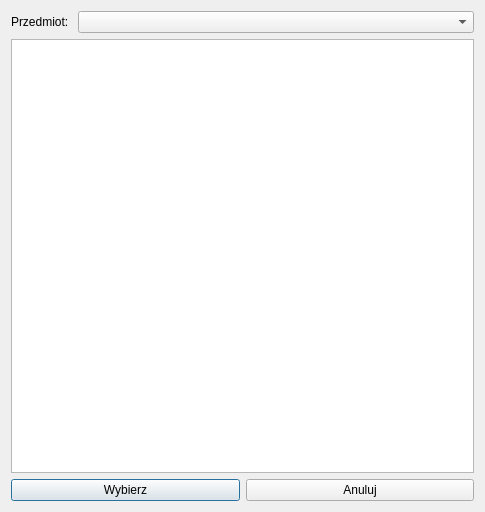
<?xml version="1.0" encoding="UTF-8"?>
<ui version="4.0">
 <class>SelectExam</class>
 <widget class="QDialog" name="SelectExam">
  <property name="geometry">
   <rect>
    <x>0</x>
    <y>0</y>
    <width>485</width>
    <height>512</height>
   </rect>
  </property>
  <property name="windowTitle">
   <string>Znajdź Egzamin</string>
  </property>
  <layout class="QVBoxLayout" name="verticalLayout">
   <item>
    <layout class="QFormLayout" name="formLayout">
     <property name="sizeConstraint">
      <enum>QLayout::SetMinimumSize</enum>
     </property>
     <item row="0" column="1">
      <widget class="QComboBox" name="subjects"/>
     </item>
     <item row="0" column="0">
      <widget class="QLabel" name="label">
       <property name="text">
        <string>Przedmiot: </string>
       </property>
      </widget>
     </item>
    </layout>
   </item>
   <item>
    <widget class="QListWidget" name="results"/>
   </item>
   <item>
    <layout class="QHBoxLayout" name="horizontalLayout">
     <item>
      <widget class="QPushButton" name="ok">
       <property name="text">
        <string>Wybierz</string>
       </property>
      </widget>
     </item>
     <item>
      <widget class="QPushButton" name="cancel">
       <property name="text">
        <string>Anuluj</string>
       </property>
      </widget>
     </item>
    </layout>
   </item>
  </layout>
 </widget>
 <resources/>
 <connections/>
</ui>
